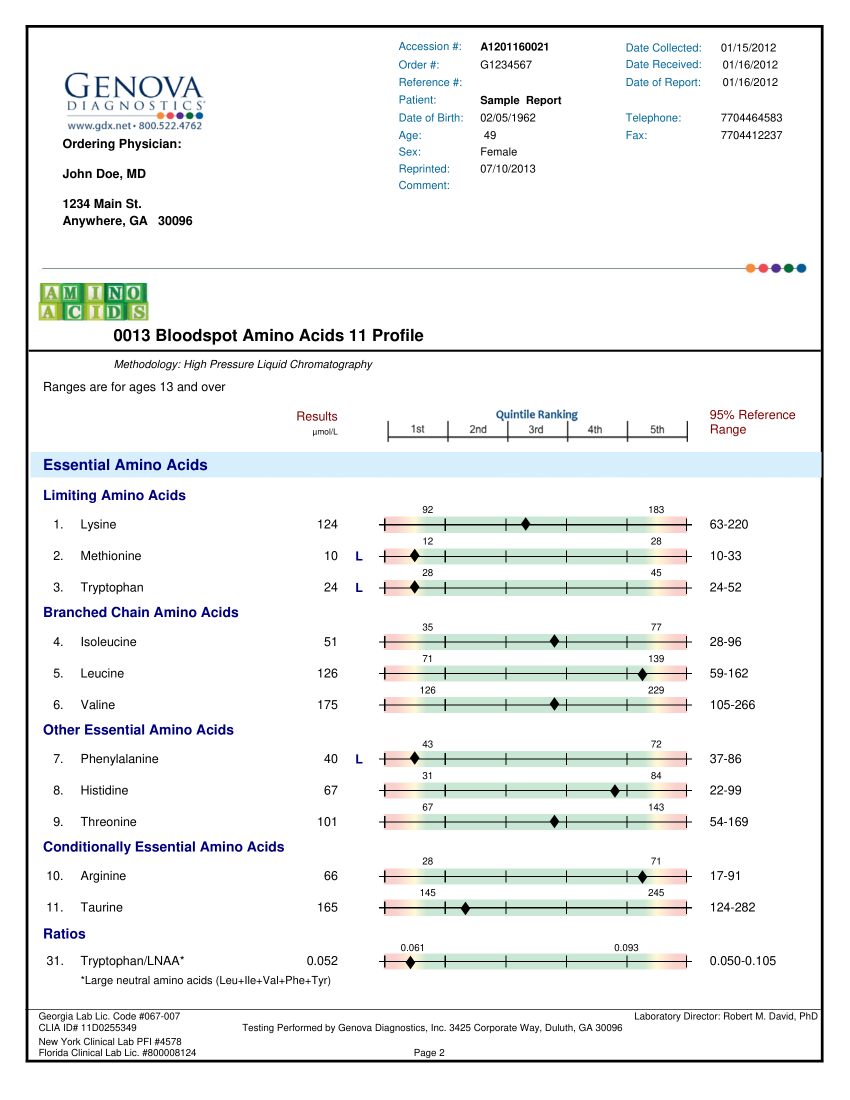
#> input picture samples/pages/nutripath-p2.png, 1700 x 2200 px, found by its file name (shown at 1/2 size)
$ python make_sample_variants.py
#> lines starting #> are read from the running program, lines starting #| are printed output that depends on the picture
#!/usr/bin/env python3
"""Deterministic 'photo' stand-in: rotate, downscale and JPEG-crush a clean page.

This is a synthetic degradation, not a real phone photograph. It is labelled as such
everywhere it is used (Gate 0 report, provenance file).
"""
import sys
from pathlib import Path

from PIL import Image

src = Path(sys.argv[1] if len(sys.argv) > 1 else "samples/pages/nutripath-p2.png")
dst = Path(sys.argv[2] if len(sys.argv) > 2 else "samples/pages/nutripath-p2-degraded.jpg")
img = Image.open(src).convert("RGB")
#> img is the input picture: PIL image 1700x2200 RGB; mean R, G, B 240.3, 242.1, 241.8
w, h = img.size
#> w = 1700; h = 2200
img = img.resize((int(w * 0.6), int(h * 0.6)), Image.LANCZOS)
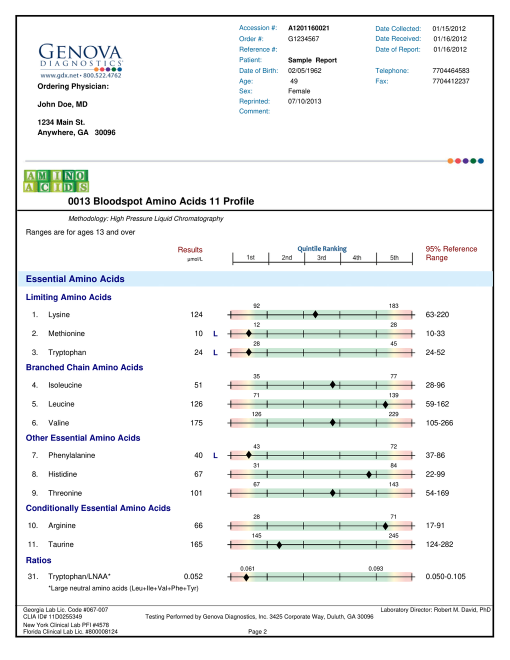
#> img: PIL image 1020x1320 RGB (shown at 1/2 size); mean R, G, B 240, 241.8, 241.5
img = img.rotate(4, resample=Image.BICUBIC, expand=True, fillcolor="white")
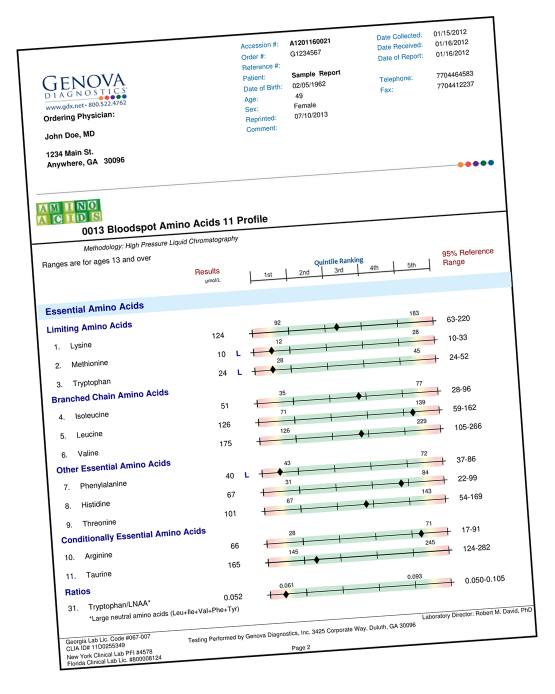
#> img: PIL image 1110x1388 RGB (shown at 1/2 size); mean R, G, B 241.6, 243.3, 243
img.save(dst, "JPEG", quality=40)
print(dst, img.size)
#| samples/pages/nutripath-p2-degraded.jpg (1110, 1388)

$ run again, with samples/pages/nutripath-p1.png copied over samples/pages/nutripath-p2.png
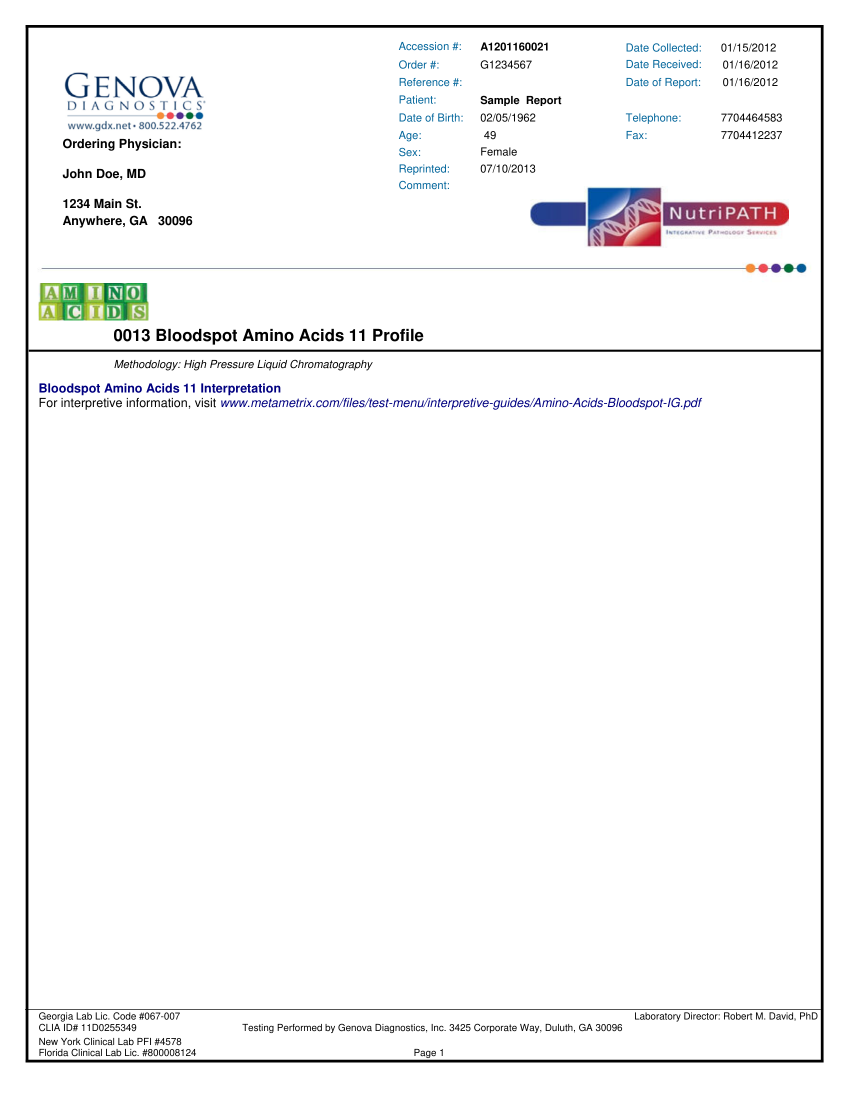
#> input picture samples/pages/nutripath-p1.png, 1700 x 2200 px, found by its file name (shown at 1/2 size)
#> img is the input picture: PIL image 1700x2200 RGB; mean R, G, B 246.2, 246.3, 246.7
#> `img = img.resize((int(w * 0.6), int(h * 0.6)), Image.LANCZOS)`:
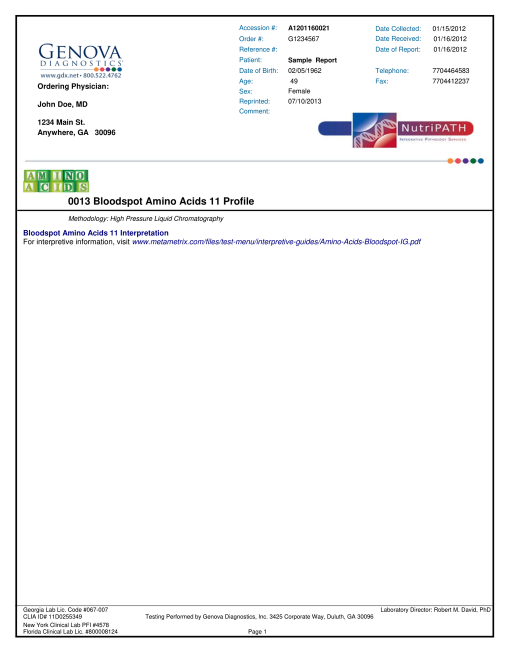
#> img: PIL image 1020x1320 RGB (shown at 1/2 size); mean R, G, B 246, 246.1, 246.5
#> `img = img.rotate(4, resample=Image.BICUBIC, expand=True, fillcolor="wh..`:
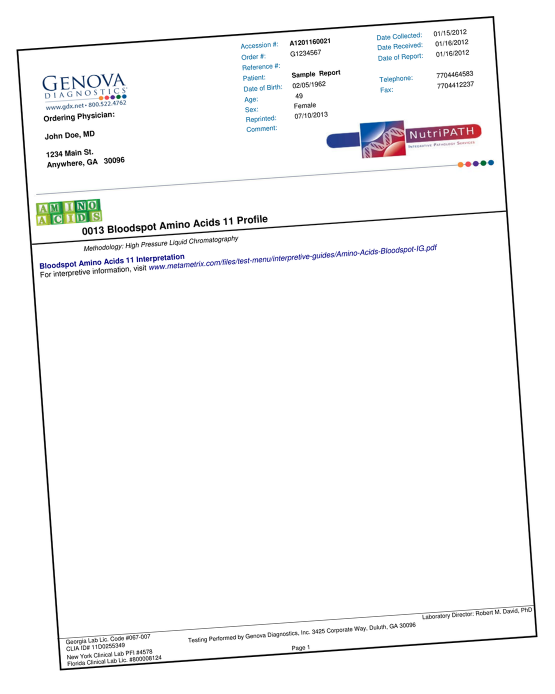
#> img: PIL image 1110x1388 RGB (shown at 1/2 size); mean R, G, B 247, 247.1, 247.5
#| samples/pages/nutripath-p2-degraded.jpg (1110, 1388)

$ run again, with samples/pages/nutripath-p3.png copied over samples/pages/nutripath-p2.png
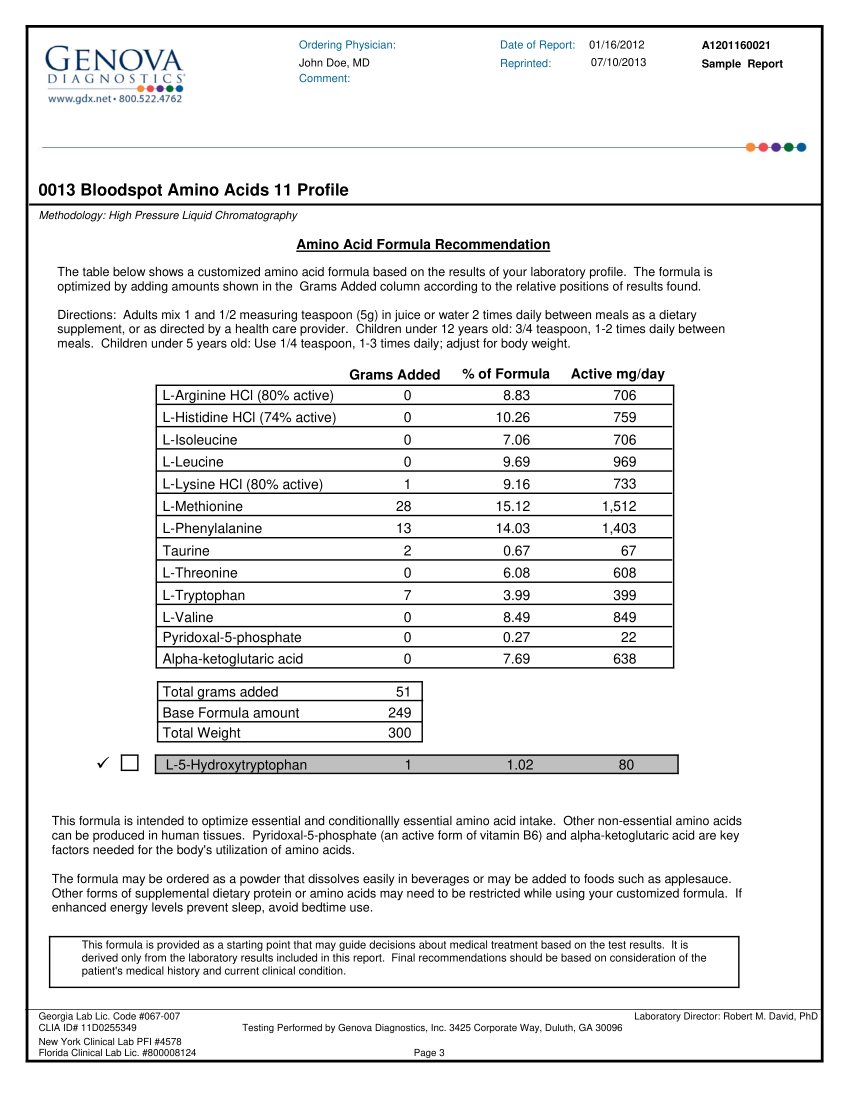
#> input picture samples/pages/nutripath-p3.png, 1700 x 2200 px, found by its file name (shown at 1/2 size)
#> img is the input picture: PIL image 1700x2200 RGB; mean R, G, B 236.2, 236.3, 236.4
#> `img = img.resize((int(w * 0.6), int(h * 0.6)), Image.LANCZOS)`:
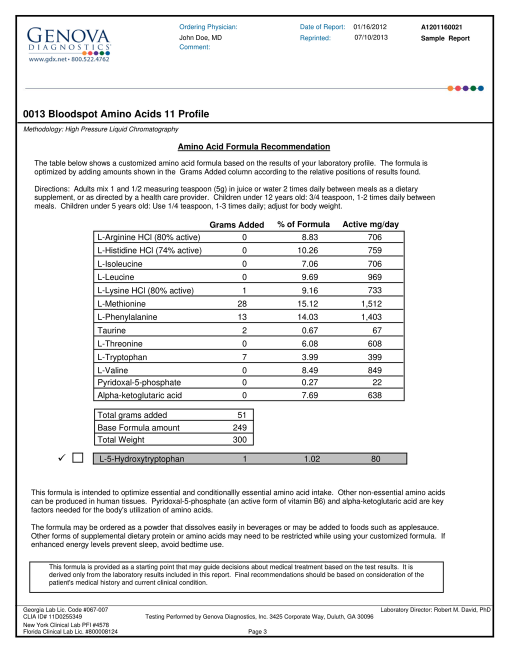
#> img: PIL image 1020x1320 RGB (shown at 1/2 size); mean R, G, B 235.6, 235.7, 235.8
#> `img = img.rotate(4, resample=Image.BICUBIC, expand=True, fillcolor="wh..`:
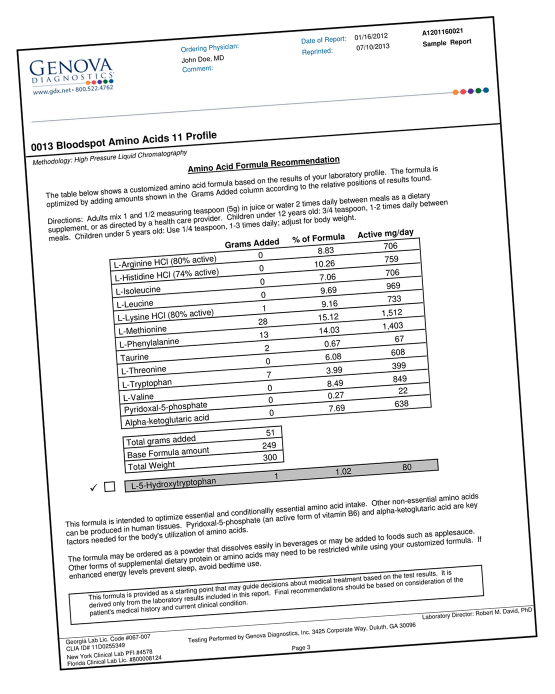
#> img: PIL image 1110x1388 RGB (shown at 1/2 size); mean R, G, B 237.4, 237.6, 237.6
#| samples/pages/nutripath-p2-degraded.jpg (1110, 1388)
